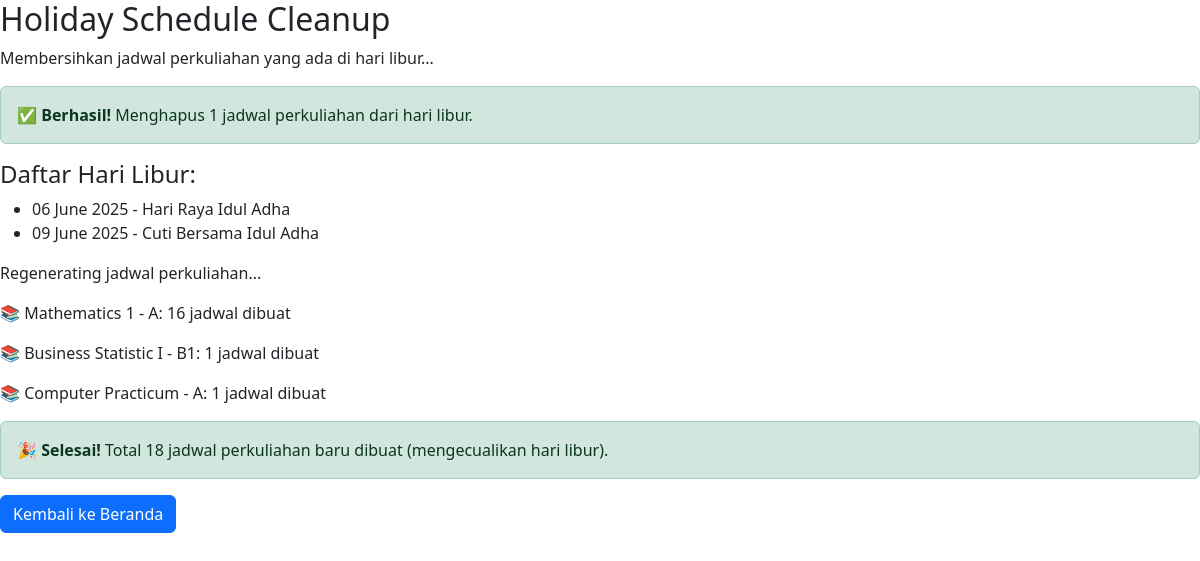
Page /cleanup_holidays.php (signed in) on the committed database.
### tables this page shows
CREATE TABLE `tbl_harilibur` (
  `tanggal` date NOT NULL,
  `keterangan` varchar(100) NOT NULL
);

CREATE TABLE `tbl_recurring_schedules` (
  `id_schedule` int(11) NOT NULL,
  `id_ruang` int(11) NOT NULL,
  `nama_matakuliah` varchar(200) NOT NULL,
  `kelas` varchar(50) NOT NULL,
  `dosen_pengampu` varchar(200) NOT NULL,
  `hari` enum('monday','tuesday','wednesday','thursday','friday','saturday','sunday') NOT NULL,
  `jam_mulai` time NOT NULL,
  `jam_selesai` time NOT NULL,
  `semester` varchar(20) NOT NULL,
  `tahun_akademik` varchar(20) NOT NULL,
  `start_date` date NOT NULL,
  `end_date` date NOT NULL,
  `status` enum('active','inactive') DEFAULT 'active',
  `created_by` int(11) NOT NULL,
  `created_at` timestamp NOT NULL DEFAULT current_timestamp(),
  `updated_at` timestamp NOT NULL DEFAULT current_timestamp() ON UPDATE current_timestamp()
);

### functions.php (called while the page is built, shortened)
<?php
function generateBookingsForSchedule($conn, $scheduleId, $scheduleData) {
    $bookingCount = 0;
    $startDate = new DateTime($scheduleData['start_date'] ?? date('Y-m-d'));
    $endDate = new DateTime($scheduleData['end_date'] ?? date('Y-m-d', strtotime('+6 months')));
    $dayMap = [
        'monday' => 1, 'tuesday' => 2, 'wednesday' => 3, 'thursday' => 4,
        'friday' => 5, 'saturday' => 6, 'sunday' => 0
    ];
    $targetDay = $dayMap[$scheduleData['hari']] ?? 1;
    $current = clone $startDate;
    while ($current->format('w') != $targetDay && $current <= $endDate) {
        $current->add(new DateInterval('P1D'));
    }
    $holidayStmt = $conn->prepare("SELECT tanggal FROM tbl_harilibur");
    $holidayStmt->execute();
    $holidays = array_column($holidayStmt->fetchAll(), 'tanggal');
    while ($current <= $endDate) {
        $currentDateStr = $current->format('Y-m-d');
        if (!in_array($currentDateStr, $holidays)) {
            try {
                $existingCheck = $conn->prepare("
                    SELECT id_booking FROM tbl_booking
                    WHERE id_ruang = ? AND tanggal = ? AND jam_mulai = ? AND jam_selesai = ?
                ");
                $existingCheck->execute([
                    $scheduleData['id_ruang'],
                    $currentDateStr,
                    $scheduleData['jam_mulai'],
                    $scheduleData['jam_selesai']
                ]);
                if (!$existingCheck->fetch()) {
                    $bookingStmt = $conn->prepare("
                        INSERT INTO tbl_booking
                        (id_user, id_ruang, nama_acara, tanggal, jam_mulai, jam_selesai, keterangan,
                         nama, no_penanggungjawab, status, booking_type, auto_generated, id_schedule,
                         approved_at, approved_by, created_at)
                        VALUES (5, ?, ?, ?, ?, ?, ?, ?, 0, 'approve', 'recurring', 1, ?, NOW(), 'SYSTEM_AUTO', NOW())
                    ");
                    $namaAcara = $scheduleData['nama_matakuliah'] . ' - ' . $scheduleData['kelas'];
                    $keterangan = 'Jadwal Perkuliahan ' . ($scheduleData['semester'] ?? 'Genap') . ' ' . ($scheduleData['tahun_akademik'] ?? '2024/2025') . ' - Dosen: ' . $scheduleData['dosen_pengampu'];
                    $bookingStmt->execute([
                        $scheduleData['id_ruang'],
                        $namaAcara,
                        $currentDateStr,
                        $scheduleData['jam_mulai'],
                        $scheduleData['jam_selesai'],
                        $keterangan,
                        $scheduleData['dosen_pengampu'],
                        $scheduleId
                    ]);
                    $bookingCount++;
                }
            } catch (Exception $e) {
                error_log("Error creating booking for date $currentDateStr: " . $e->getMessage());
            }
        }
        $current->add(new DateInterval('P7D'));
    }
    return $bookingCount;
}
?>

### cleanup_holidays.php (the view, shortened to what this page needs)
<?php
require_once 'config.php';
require_once 'functions.php';
echo "<h2>Holiday Schedule Cleanup</h2>";
echo "<p>Membersihkan jadwal perkuliahan yang ada di hari libur...</p>";
try {
    $conn->beginTransaction();
    $sql = "DELETE b FROM tbl_booking b
            INNER JOIN tbl_harilibur h ON b.tanggal = h.tanggal
            WHERE b.booking_type = 'recurring'";
    $stmt = $conn->prepare($sql);
    $stmt->execute();
    $deletedCount = $stmt->rowCount();
    echo "<div class='alert alert-success'>";
    echo "<strong>✅ Berhasil!</strong> Menghapus {$deletedCount} jadwal perkuliahan dari hari libur.";
    echo "</div>";
    $stmt = $conn->prepare("SELECT tanggal, keterangan FROM tbl_harilibur ORDER BY tanggal");
    $stmt->execute();
    $holidays = $stmt->fetchAll();
    if (count($holidays) > 0) {
        echo "<h4>Daftar Hari Libur:</h4>";
        echo "<ul>";
        foreach ($holidays as $holiday) {
            echo "<li>" . date('d F Y', strtotime($holiday['tanggal'])) . " - " . $holiday['keterangan'] . "</li>";
        }
        echo "</ul>";
    }
    echo "<p>Regenerating jadwal perkuliahan...</p>";
    $stmt = $conn->prepare("SELECT * FROM tbl_recurring_schedules WHERE status = 'active'");
    $stmt->execute();
    $schedules = $stmt->fetchAll();
    $totalRegenerated = 0;
    foreach ($schedules as $schedule) {
        $scheduleData = [
            'id_ruang' => $schedule['id_ruang'],
            'nama_matakuliah' => $schedule['nama_matakuliah'],
            'kelas' => $schedule['kelas'],
            'dosen_pengampu' => $schedule['dosen_pengampu'],
            'hari' => $schedule['hari'],
            'jam_mulai' => $schedule['jam_mulai'],
            'jam_selesai' => $schedule['jam_selesai'],
            'semester' => $schedule['semester'],
            'tahun_akademik' => $schedule['tahun_akademik'],
            'start_date' => $schedule['start_date'],
            'end_date' => $schedule['end_date'],
            'created_by' => $schedule['created_by']
        ];
        $generated = generateBookingsForSchedule($conn, $schedule['id_schedule'], $scheduleData);
        $totalRegenerated += $generated;
        echo "<p>📚 {$schedule['nama_matakuliah']} - {$schedule['kelas']}: {$generated} jadwal dibuat</p>";
    }
    $conn->commit();
    echo "<div class='alert alert-success'>";
    echo "<strong>🎉 Selesai!</strong> Total {$totalRegenerated} jadwal perkuliahan baru dibuat (mengecualikan hari libur).";
    echo "</div>";
    echo "<p><a href='index.php' class='btn btn-primary'>Kembali ke Beranda</a></p>";
} catch (Exception $e) {
    $conn->rollBack();
    echo "<div class='alert alert-danger'>";
    echo "<strong>❌ Error!</strong> " . $e->getMessage();
    echo "</div>";
}
?>
<!DOCTYPE html>
<html>
<head>
    <link href="https://cdn.jsdelivr.net/npm/bootstrap@5.3.0/dist/css/bootstrap.min.css" rel="stylesheet">
</head>
<body>
</body>
</html>

### rows in the picture
tbl_harilibur: tanggal "06 June 2025", keterangan "Hari Raya Idul Adha"
tbl_harilibur: tanggal "09 June 2025", keterangan "Cuti Bersama Idul Adha"
tbl_recurring_schedules: nama_matakuliah "Mathematics 1", kelas "A", generated "16"
tbl_recurring_schedules: nama_matakuliah "Business Statistic I", kelas "B1", generated "1"
tbl_recurring_schedules: nama_matakuliah "Computer Practicum", kelas "A", generated "1"

### other values in the picture
$deletedCount "1"
$totalRegenerated "18"
